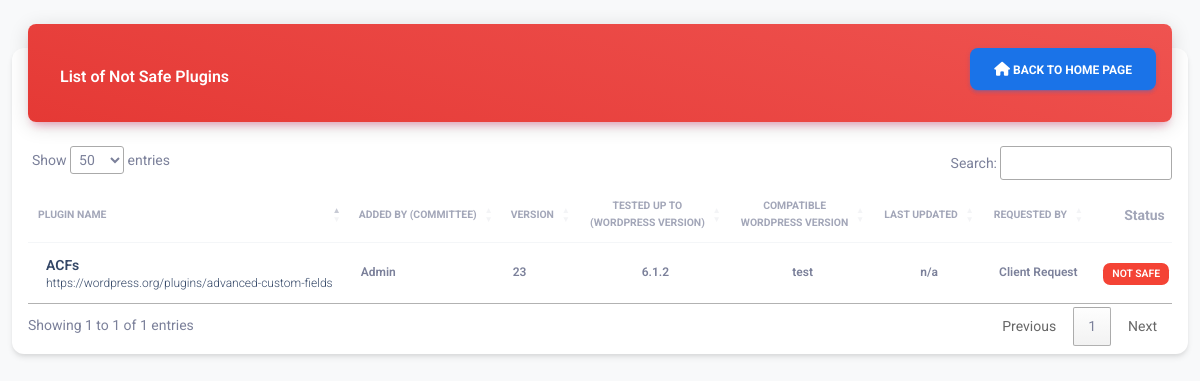
The app's page /index.php/main/not_safe_list with its own data.
### tables this page shows
CREATE TABLE `tbl_plugin_status` (
  `id` int(11) NOT NULL,
  `plugin_id` int(11) NOT NULL,
  `committee_id` int(11) NOT NULL,
  `reviewed_notes` text DEFAULT NULL,
  `reviewed_by` int(11) DEFAULT NULL,
  `reviewed_date` date DEFAULT NULL,
  `plugin_status` int(11) NOT NULL DEFAULT 0 COMMENT '0 = For Review, 1 = Approved, 2 = Not Safe'
);

CREATE TABLE `tbl_plugins` (
  `id` int(11) NOT NULL,
  `plugin_name` varchar(225) NOT NULL,
  `plugin_link` varchar(225) NOT NULL,
  `plugin_image_link` text DEFAULT NULL,
  `plugin_author` varchar(225) NOT NULL,
  `plugin_version` varchar(225) NOT NULL,
  `plugin_testup_wp` varchar(225) NOT NULL,
  `plugin_compatible_wp` varchar(225) NOT NULL,
  `plugin_last_updated` varchar(225) NOT NULL,
  `plugin_security_notes` text NOT NULL,
  `plugin_conclusion` text NOT NULL,
  `plugin_requested_by` int(11) DEFAULT NULL COMMENT '1 = "Standard Protocol", 2 = "Client Request"',
  `plugin_added_by` int(11) DEFAULT NULL,
  `plugin_date_added` datetime NOT NULL DEFAULT current_timestamp(),
  `plugin_updated_by` int(11) DEFAULT NULL,
  `plugin_date_update` datetime DEFAULT current_timestamp() ON UPDATE current_timestamp()
);

CREATE TABLE `tbl_users` (
  `id` int(11) NOT NULL,
  `first_name` varchar(225) NOT NULL,
  `last_name` varchar(225) NOT NULL,
  `username` varchar(225) NOT NULL,
  `password` varchar(225) NOT NULL,
  `role` int(11) NOT NULL,
  `created_date` datetime NOT NULL DEFAULT current_timestamp()
);

### application/controllers/Main.php (called while the page is built, shortened)
<?php
class Main extends CI_Controller {
        var $user_info;
        function __construct(){
                if(empty($this->session->userdata('signed_in'))){
                        $username_session = "";
                }else{
                        $username_session = $this->users_model->get_user_session($this->session->userdata('signed_in')['username']);
                }
                $this->user_info = array(
                        'sitename' => 'PluginTracker',
                        'robots' => 'noindex,nofollow',
                        'user_info' => $username_session,
                        'request_by' => array("N/A", "Standard Protocol", "Client Request"),
                        'current_datetime' => date('y-m-d H:i:s')
                );
            }
        public function not_safe_list(){
                $data = $this->user_info;
                $data['plugins'] = $this->plugins_model->get_review_plugins(2);
                $data['title'] = 'Not Safe List';
                $this->load->view('includes/head');
                $this->load->view('public/not-safe-list', $data);
                $this->load->view('includes/footer');
        }
}

### index.php (called while the page is built, shortened)
<?php
require_once BASEPATH.'core/CodeIgniter.php';

### application/models/Plugins_model.php (called while the page is built, shortened)
<?php
class Plugins_model extends CI_Model {
    public function get_review_plugins($status = FALSE){
        $this->db->select('*');
        $this->db->from('tbl_plugin_status');
        $this->db->join('tbl_plugins', 'tbl_plugin_status.plugin_id = tbl_plugins.id');
        $this->db->where('tbl_plugin_status.plugin_status', $status);
        $query = $this->db->get();
        return $query->result_array();
    }
}

### application/models/Users_model.php (called while the page is built, shortened)
<?php
class Users_model extends CI_Model {
    public function get_user($id = FALSE){
        $this->db->select('*');
        $this->db->from('tbl_users_position');
        $this->db->join('tbl_users', 'tbl_users_position.id = tbl_users.role');
         $this->db->where('tbl_users.id', $id);
        $query = $this->db->get();
        return $query->row_array();
    }
}

### application/views/public/not-safe-list.php (the view, shortened to what this page needs)
<div class="container-fluid py-4">
      <div class="row">
        <div class="col-12">
          <div class="card my-4">
            <div class="card-header p-0 position-relative mt-n4 mx-3 z-index-2">
              <div class="bg-gradient-danger shadow-primary border-radius-lg pt-4 pb-3 d-flex justify-content-between align-center px-3">
                <h6 class="text-white ps-3 d-inline-block pt-3">List of Not Safe Plugins</h6>
                <a href="<?php echo base_url(); ?>" class="btn btn-info mr-3 d-block mr-5"><span><i class="fa fa-home text-white text-sm"></i> Back to Home Page </span></a>
              </div>
            </div>
            <div class="card-body px-3 pb-2">
              <div class="table-responsive p-0">
                <table class="table align-items-center mb-0" id="publicViewTable">
                  <thead>
                    <tr>
                      <th class="text-uppercase text-secondary text-xxs font-weight-bolder opacity-7">Plugin Name</th>
                      <th class="text-uppercase text-secondary text-xxs font-weight-bolder opacity-7 ps-2">Added By (Committee)</th>
                      <th class="text-uppercase text-secondary text-xxs font-weight-bolder opacity-7 ps-2">Version</th>
                      <th class="text-center text-uppercase text-secondary text-xxs font-weight-bolder opacity-7">Tested Up to <span class="d-block">(WordPress Version)</span></th>
                      <th class="text-center text-uppercase text-secondary text-xxs font-weight-bolder opacity-7">Compatible <span class="d-block">WordPress Version</span></th>
                      <th class="text-center text-uppercase text-secondary text-xxs font-weight-bolder opacity-7">Last Updated</th>
                      <th class="text-center text-uppercase text-secondary text-xxs font-weight-bolder opacity-7">Requested By</th>
                      <th class="text-secondary opacity-7 text-center">Status</th>
                    </tr>
                  </thead>
                  <tbody>
                  <?php foreach($plugins as $plugin): ?>
                    <tr>
                      <td>
                        <div class="d-flex px-2 py-1">
                          <div class="d-flex flex-column justify-content-center">
                            <h6 class="mb-0 text-sm"><?php echo $plugin['plugin_name']; ?></h6>
                            <p class="text-xs text-secondary mb-0"><a href="<?php echo $plugin['plugin_link']; ?>" target="_blank"><?php echo $plugin['plugin_link']; ?></a></p>
                          </div>
                        </div>
                      </td>
                      <td>
                        <p class="text-xs font-weight-bold mb-0">
                        <?php echo $this->users_model->get_user($plugin['plugin_added_by'])['first_name']; ?>
                        </p>
                      </td>
                      <td class="align-middle text-left text-sm">
                          <p class="text-xs font-weight-bold mb-0"><?php echo $plugin['plugin_version']; ?></p>
                      </td>
                      <td class="align-middle text-center">
                          <p class="text-xs font-weight-bold mb-0"><?php echo $plugin['plugin_testup_wp']; ?></p>
                      </td>
                      <td class="align-middle text-center">
                          <p class="text-xs font-weight-bold mb-0"><?php echo $plugin['plugin_compatible_wp']; ?></p>
                      </td>
                      <td class="align-middle text-center">
                          <p class="text-xs font-weight-bold mb-0"><?php echo $plugin['plugin_last_updated']; ?></p>
                      </td>
                      <td class="align-middle text-center">
                          <p class="text-xs font-weight-bold mb-0"><?php echo $request_by[$plugin['plugin_requested_by']]; ?></p>
                      </td>
                      <td class="align-middle text-center">
                        <a href="javascript:;" class="badge bg-danger text-success font-weight-bold text-xxs text-white">
                          Not Safe
                        </a>
                      </td>
                    </tr>
                    <?php endforeach; ?>
                  </tbody>
                </table>
              </div>
            </div>
          </div>
        </div>
      </div>
</div>

### application/views/includes/head.php (shortened to what this page needs)
<!DOCTYPE html>
<html lang="en">
<head>
  <link href="<?php echo base_url(); ?>assetsv2/css/nucleo-icons.css" rel="stylesheet" />
  <link href="<?php echo base_url(); ?>assetsv2/css/nucleo-svg.css" rel="stylesheet" />
    <link rel="stylesheet" type="text/css" href="https://cdn.datatables.net/1.13.2/css/jquery.dataTables.css">
  <link id="pagestyle" href="<?php echo base_url(); ?>assetsv2/css/material-dashboard.css?v=3.1.0" rel="stylesheet" />
  <link rel="stylesheet" href="<?php echo base_url(); ?>assetsv2/sweet-modal/jquery.sweet-modal.min.css"/>
  </head>
  <body class="g-sidenav-show  bg-gray-100">

### application/views/includes/footer.php (shortened to what this page needs)
  </body>
</html>

### application/views/includes/head.php (style rules this page uses)
body { font-size: 14px !important }

### records on screen
tbl_plugin_status: plugin.plugin_name "ACFs", plugin.plugin_link "https://wordpress.org/plugins/advanced-custom-fields", plugin.first_name "Admin", plugin.plugin_version "23", plugin.plugin_testup_wp "6.1.2", plugin.plugin_compatible_wp "test", plugin.plugin_last_updated "n/a", plugin.plugin_requested_by "Client Request"
